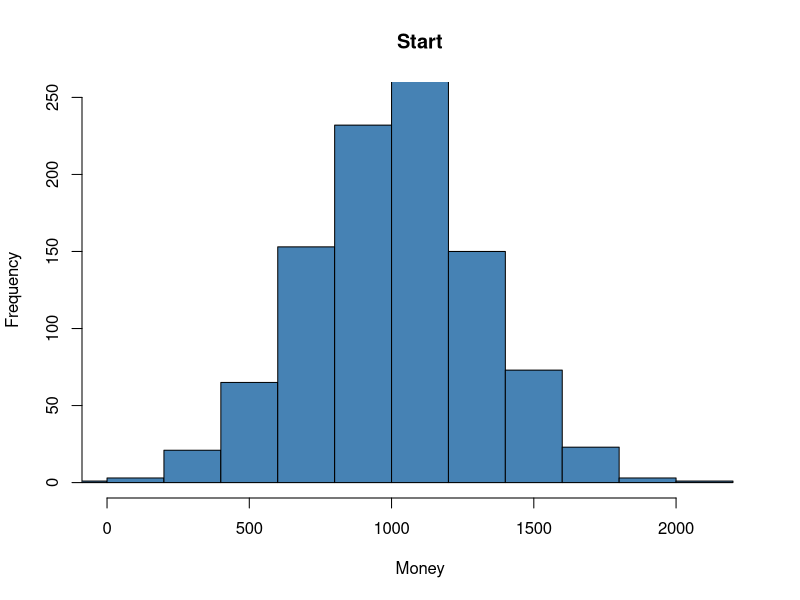
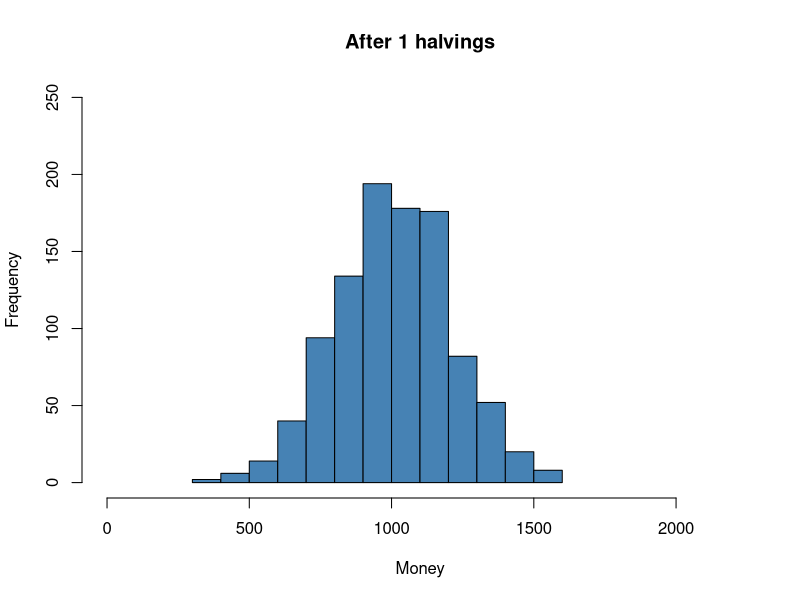
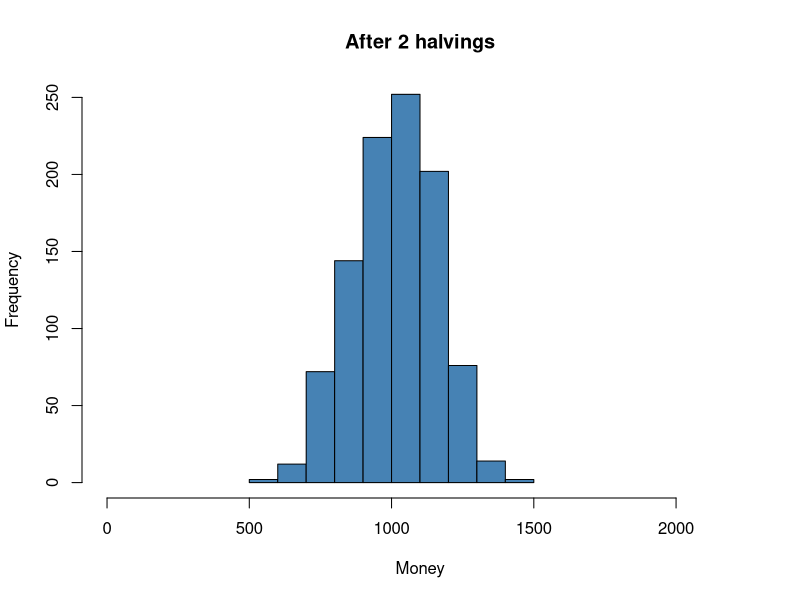
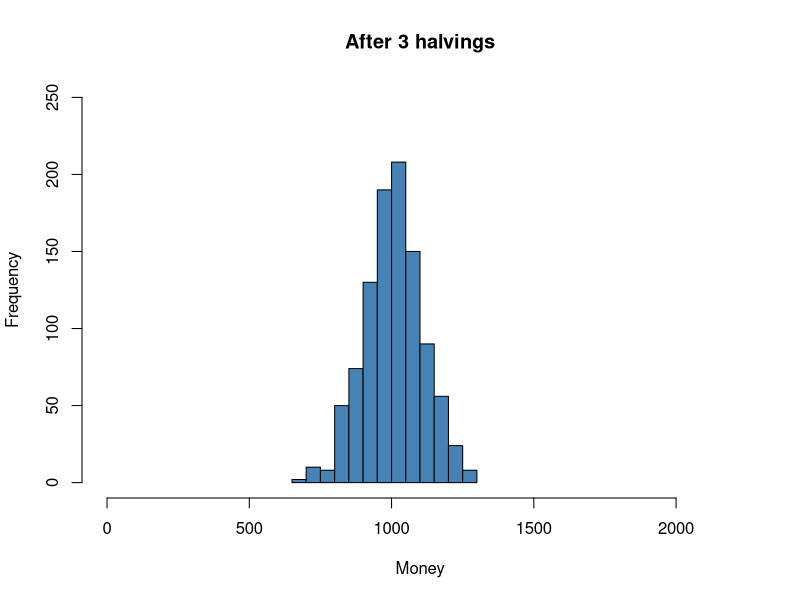
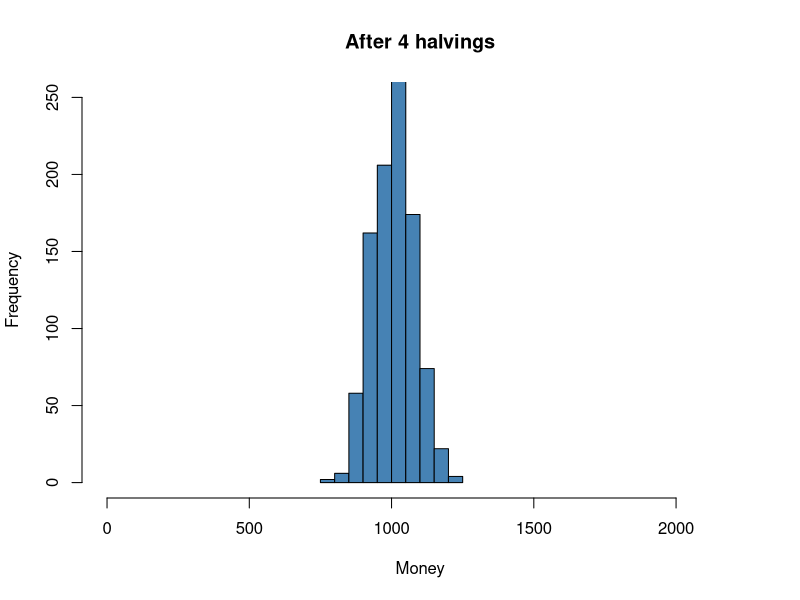
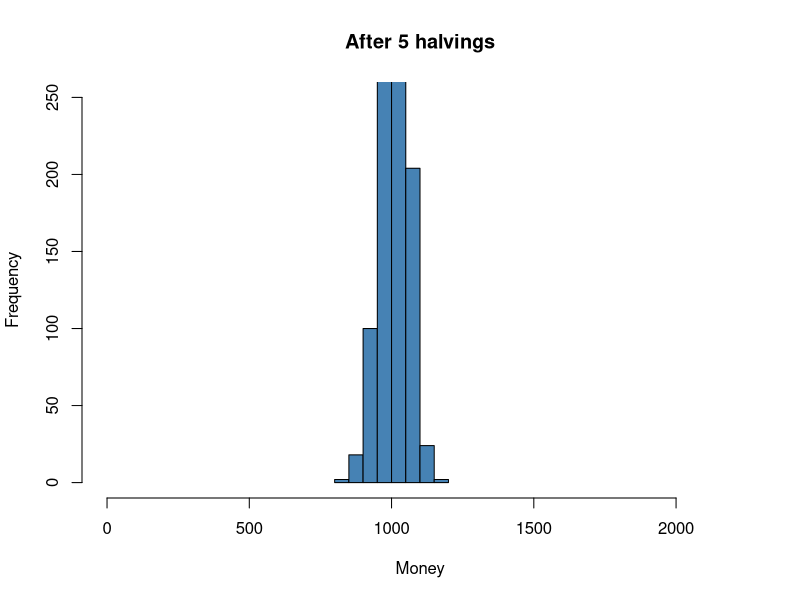
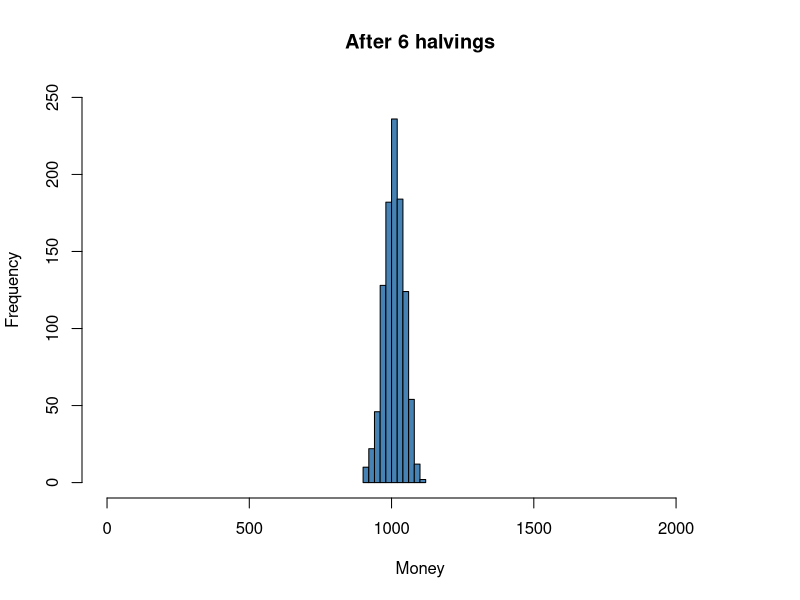
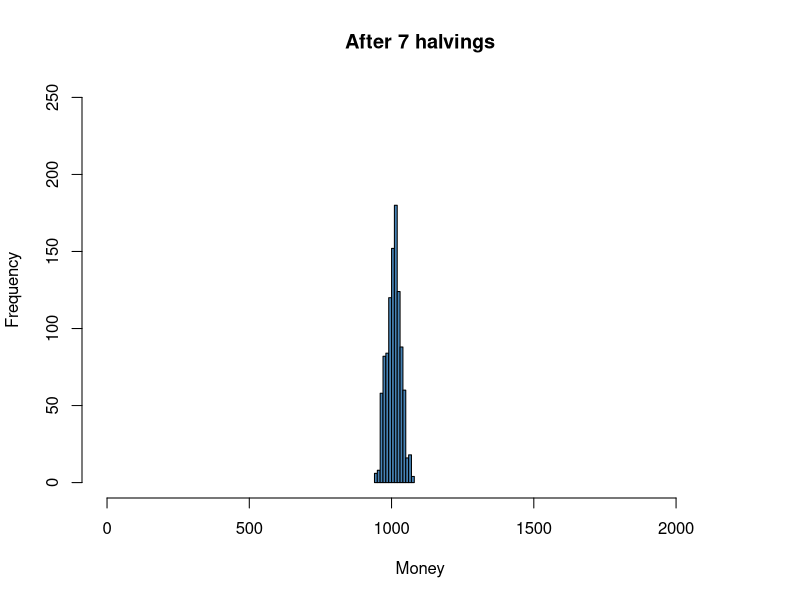

R code for these plots, in order:
n <- 20

HalveMoney <- function(nAgent,maxExchange,Money_mean=1000,Money_sd=300) {
  df <- data.frame(ID=seq(1,nAgent),nE=0,M=rnorm(nAgent, mean = Money_mean, sd = Money_sd))
  iE <- 1
  hist(df$M, main="Start",xlab="Money", col="steelblue", xlim=c(0,Money_mean+4*Money_sd), ylim=c(0,Money_mean/4))
  while (iE <= maxExchange) {
    rdf <- sample(df[df$nE < iE,"ID"], size=2)
    df[(df$ID == rdf[1] | df$ID == rdf[2]),"nE"] <- df[(df$ID == rdf[1] | df$ID == rdf[2]),"nE"]+1
    df[(df$ID == rdf[1] | df$ID == rdf[2]),"M"] <- sum(df[(df$ID == rdf[1] | df$ID == rdf[2]),"M"])/2
    if (NROW(df[df$nE < iE,"ID"]) < 2) {
      hist(df$M, main=paste("After",iE,"halvings"), xlab="Money", col="steelblue", xlim=c(0,Money_mean+4*Money_sd),, ylim=c(0,Money_mean/4))
      iE <- iE+1
      }
  }
  return(df)
}

df <- HalveMoney(1000,15)
hist(df$M, xlab="Money", col="steelblue", xlim=c(0,1000+4*250),, ylim=c(0,1000/4))
